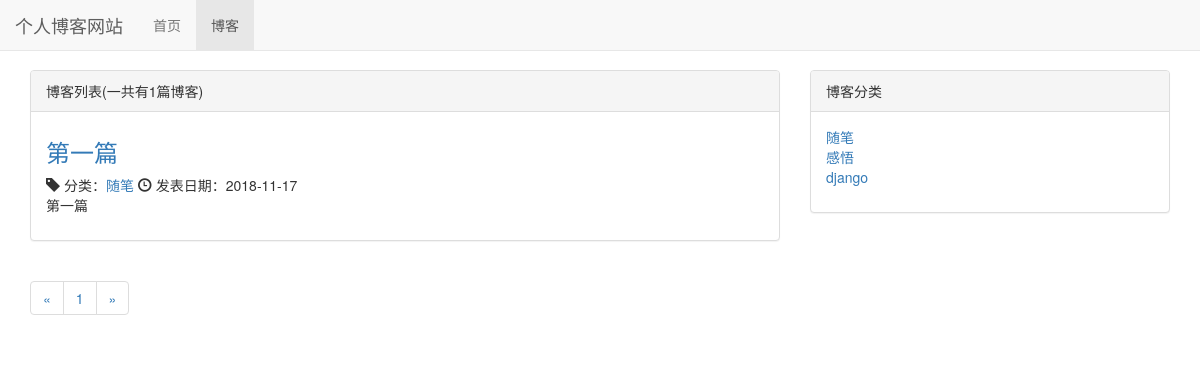
The page /blog/ on the database as committed earlier.
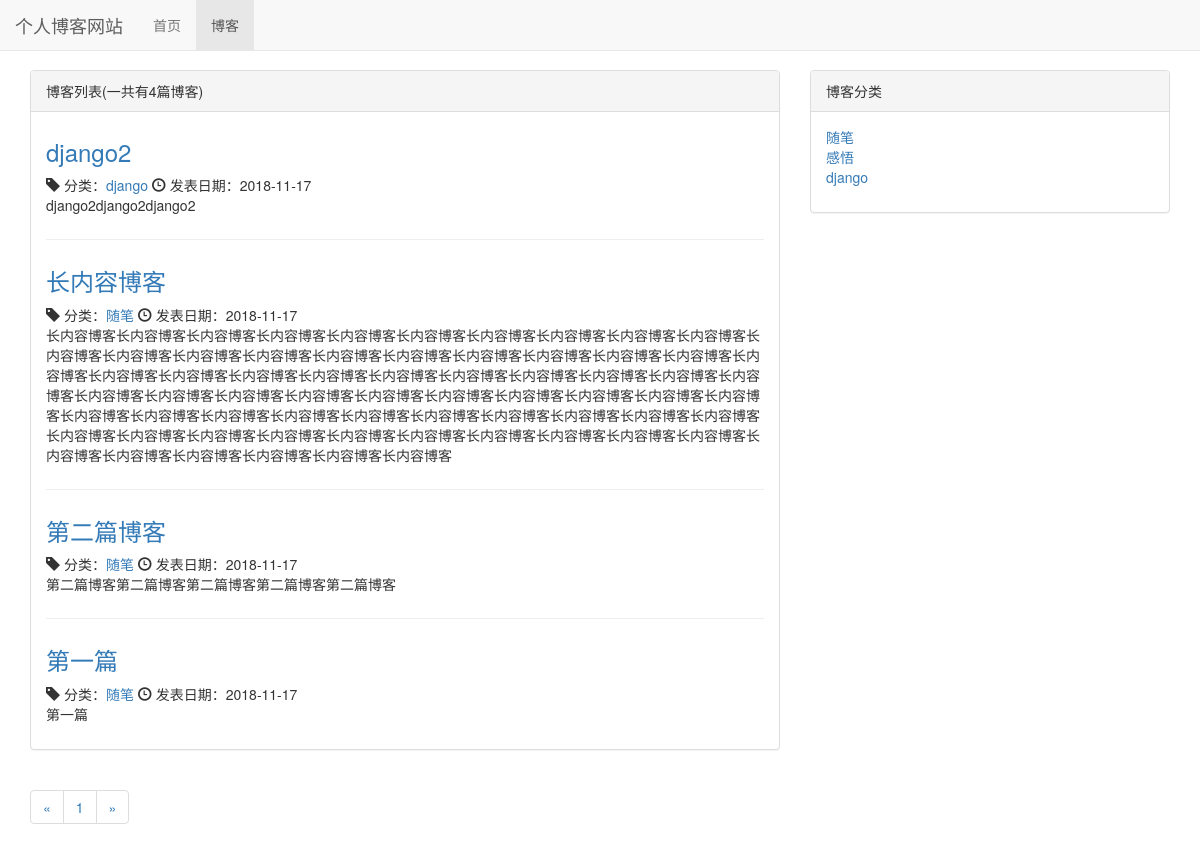
The same page on the database as committed later.
### blog/models.py (models this page shows, shortened)
class Blog(models.Model):
    title = models.CharField(max_length = 50)
    blog_type = models.ForeignKey(BlogType, on_delete=models.DO_NOTHING)
    content = models.TextField()
    author = models.ForeignKey(User, on_delete=models.DO_NOTHING)
    create_time = models.DateTimeField(auto_now_add=True)
    last_updated_time = models.DateField(auto_now=True)
    class Meta:
        ordering = ["-create_time"]

class BlogType(models.Model):
    type_name = models.CharField(max_length=15)
    def __str__(self):
        return self.type_name

### blog/views.py (the view)
# urls.py: path('', views.blog_list, name="blog_list"),
def blog_list(request):
    blogs_all_list = Blog.objects.all()
    paginator = Paginator(blogs_all_list, 10)#
    page_num = request.GET.get("page", 1)#get page num
    page_of_blogs = paginator.get_page(page_num)
    context = {}
    context['page_of_blogs'] = page_of_blogs
    context['blog_types'] = BlogType.objects.all()
    return render_to_response('blog/blog_list.html', context)

### blog/templates/blog/blog_list.html (shortened to what this page needs)
{% extends 'base.html' %}
{%load staticfiles%}
{% block header_extends%}
    <link rel="stylesheet" href="{% static 'blog/blog.css' %}">
{% endblock %}
{% block nav_blog_active %}active{% endblock %}
{% block content %}
    <div class="container">
        <div class="row">
            <div class="col-xs-12 col-sm-8 col-md-8 col-lg-8">
                <div class="panel panel-default">
                      <div class="panel-heading">
                            {% block blog_list_title %}博客列表(一共有{{ page_of_blogs.paginator.count}}篇博客){% endblock %}
                      </div>
                      <div class="panel-body">
                            {% for blog in page_of_blogs.object_list %}
                                <div class="blog">
                                    <h3><a href="{% url 'blog:blog_detail' blog.pk %}">
                                    {{ blog.title }}
                                    </a></h3>
                                    <p class="blog-info">
                                        <span class="glyphicon glyphicon-tag"></span>
                                        分类：<a href="{% url 'blog:blogs_with_type' blog.blog_type.pk %}">{{blog.blog_type}}</a>
                                        <span class="glyphicon glyphicon-time"></span>
                                        发表日期：{{blog.create_time|date:"Y-m-d"}}
                                    </p>
                                    <p>{{ blog.content | truncatewords:30 }}</p>
                                </div>
                            {% empty %}
                                <div class="blog">
                                    <p>暂无博客,敬请期待</p>
                                </div>
                            {% endfor %}
                      </div>
                </div>
                <div>
                    <ul class="pagination">
                        <li>
                            {% if page_of_blogs.has_previous %}
                            <a href="?page={{ page_of_blogs.previous_page_number }}" aria-hidden="Previous">
                                <span aria-hidden="true">&laquo;</span></a>
                            {% else %}
                                <span aria-hidden="true">&laquo;</span>
                            {% endif %}
                        </li>
                        {% for page_num in page_of_blogs.paginator.page_range %}
                            <li><a href="?page={{ page_num }}">{{ page_num }}</a></li>
                        {% endfor %}
                        <li>
                            {% if page_of_blogs.has_next %}
                            <a href="?page={{ page_of_blogs.next_page_number }}" aria-hidden="Next">
                                <span aria-hidden="true">&raquo;</span></a>
                            {% else %}
                                <span aria-hidden="true">&raquo;</span>
                            {% endif %}
                        </li>
                    </ul>
                </div>
            </div>
            <div class="hidden-xs col-sm-4 col-md-4 col-lg-4">
                <div class="panel panel-default">
                    <div class="panel-heading">
                        博客分类
                    </div>
                    <div class="panel-body">
                        <ul class="blog-type">
                            {% for blog_type in blog_types %}
                                <li><a href="{% url 'blog:blogs_with_type' blog_type.pk %}">
                                    {{blog_type.type_name}}
                                </a></li>
                            {% empty %}
                                <li>暂无分类</li>
                            {% endfor %}
                        </ul>
                    </div>
                </div>
            </div>
        </div>
    </div>
{% endblock %}

### templates/base.html (shortened to what this page needs)
{%load staticfiles%}
<!DOCTYPE html>
<html lang="zh-CN">
<head>
    <link rel="stylesheet" href="{% static 'base.css' %}">
    <link rel="stylesheet" href="{% static 'bootstrap-3.3.7/css/bootstrap.min.css' %}">
    {% block header_extends%}{% endblock %}
</head>
<body>
    <nav class="navbar navbar-default navbar-fixed-top" role="navigation">
        <div class="container-fluid">
            <div class="navbar-header">
                <a class="navbar-brand" href="{% url 'home' %}">个人博客网站</a>
            </div>
            <div id="navbar-collapse" class="collapse navbar-collapse">
                <ul class="nav navbar-nav">
                    <li class="{% block nav_home_active %}{% endblock %}">
                        <a href="/">首页</a>
                    </li>
                    <li class="{% block nav_blog_active %}{% endblock %}">
                        <a href="{% url 'blog:blog_list' %}">博客</a>
                    </li>
                </ul>
            </div>
        </div>
    </nav>
    {% block content %}{% endblock %}
</body>
</html>

### static/base.css (style rules this page uses)
* { margin: 0; padding: 0; }
body { margin-top: 70px!important; }

### blog/static/blog/blog.css (style rules this page uses)
ul.blog-type { list-style-type: none; }
div.blog:not(:last-child) { margin-bottom: 2em; padding-bottom: 1em; border-bottom: 1px solid #eee; }
div.blog h3 { margin-top: 0.5em; }
div.blog p.blog-info { margin-bottom: 0; }

Rows that differ between the two databases and show on the page:
added Blog: title "django2", blog_type "django", create_time "2018-11-17", content "django2django2django2"
added Blog: title "长内容博客", blog_type "随笔", create_time "2018-11-17", content "长内容博客长内容博客长内容博客长内容博客长内容博客长内容博客长内容博客长内容博客长内容博客长内容博客长内容博客长内容博客长内容博客长内容博客长内容博客长内容博客长内容博客长内容博客长内容博客长内容博客长内容博客长内容博客长内容博客长内容博客长内容博客长内容博客长内容博客长内容博客长内容博客长内容博客长内容博客长内容博客长内容博客长内容博客长内容博客长内容博客长内容博客长内容博客长内容博客长内容博客长内容博客长内容博客长内容博客长内容博客长内容博客长内容博客长内容博客长内容博客长内容博客长内容博客长内容博客长内容博客长内容博客长内容博客长内容博客长内容博客长内容博客长内容博客长内容博客长内容博客长内容博客长内容博客长内容博客长内容博客长内容博客长内容博客长内容博客"
added Blog: title "第二篇博客", blog_type "随笔", create_time "2018-11-17", content "第二篇博客第二篇博客第二篇博客第二篇博客第二篇博客"
Other text that changed with them:
{{ page_of_blogs.paginator.count }}: "1" → "4"
